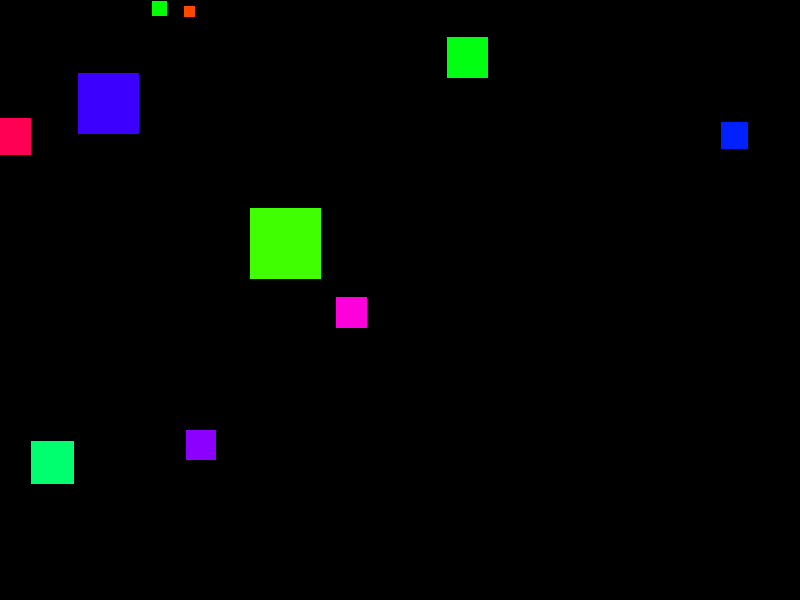
Frame 1 (no input)
Frame 60 (the mouse pressed at the canvas centre just before this capture): identical to frame 1, image omitted
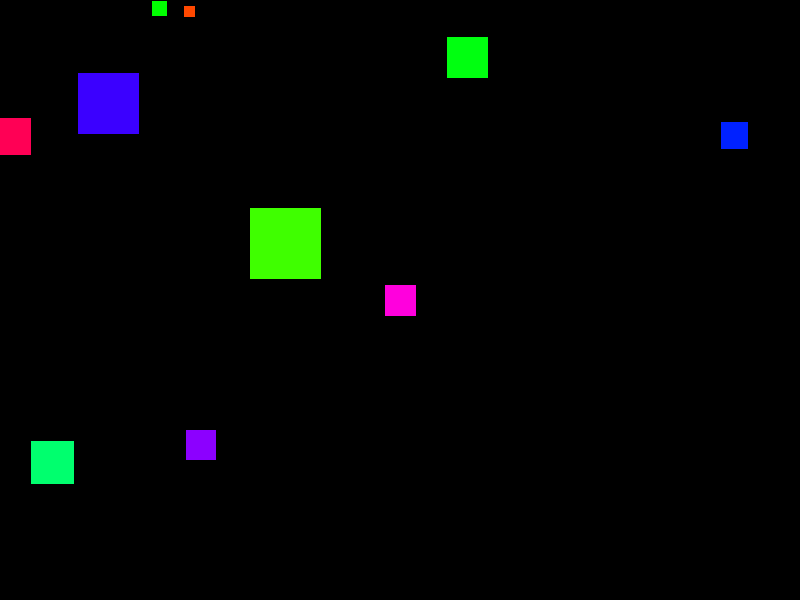
Frame 120 (the mouse held since frame 60 and released just before this capture)

The Processing sketch that drew these frames (run headless with seeded random() and noise(); from frame 60 on, the mouse is pressed at the canvas centre):

// Processing sketch: S03b_BoxMover
// ── S03b_BoxMover.pde
/* S03a_BoxMover: write code in the Box class to determine
   whether mouse is inside the box. The goal is to use the
   mouse to stack the boxes.
*/


int nboxes = 10;
Box[] b = new Box[nboxes];


void setup() 
{
  size(800, 600);
  for (int i = 0; i < b.length; i++) 
  {
    b[i] = new Box();
  }
}


void draw() 
{
  background(0);
  for (int i = 0; i < b.length; i++) 
  {
    if (mousePressed)
    {
      int minbox = findClosestBox();
      b[minbox].move(mouseX, mouseY);
    }
    
    b[i].display();
  }
}


int findClosestBox() 
{
  //Returns index of closest mouse position
  float mindist = 1000000;
  int minbox = -1;  //Index of closest box
  for (int i = 0; i < b.length; i++) 
  {
    if (b[i].mousedist() < mindist) 
    {
      mindist = b[i].mousedist();
      minbox = i;
    }
  }
  return minbox;
}


void keyReleased() 
{
  if (key == 'd') 
  {  //Disperse boxes
    for (int i = 0; i < b.length; i++) 
    {
      b[i].randpos();
    }
  }
}

// ── Box.pde
class Box 
{
  int MINSIZE = 10, MAXSIZE = 80;
  int xpos, ypos, boxsize; //Box parameters
  color fillColor;
  
  
  Box() 
  {
    colorMode(HSB, 360, 100, 100);
    fillColor = color(int(random(0, 360)), 100, 100);
    boxsize = int(random(MINSIZE, MAXSIZE+1));
    randpos(); //Set a random position
  }
  
  
  void randpos() 
  {
    xpos = int(random(0, width-boxsize));
    ypos = int(random(0, height-boxsize));
  }
  
  
  void move(int x, int y) 
  {
    xpos = x;
    ypos = y;
  }
  
  
  boolean mouseIn() 
  {
    int w = boxsize/2;
    //Your code here to determine whether mouse is inside box
    if (mouseX > xpos - w && mouseX < xpos + w
    && mouseY > ypos - w && mouseY < ypos + w)
    {
      return true;
    }
    else
    {
      return false;  //Always returns false - you should change this
    }
  }
  
  
  float mousedist() 
  {
    return dist(xpos, ypos, mouseX, mouseY);
  }
  
  
  void display() 
  {
    fill(fillColor);
    stroke(0);
    rectMode(CENTER);
    rect(xpos, ypos, boxsize, boxsize);
  }
}
    
